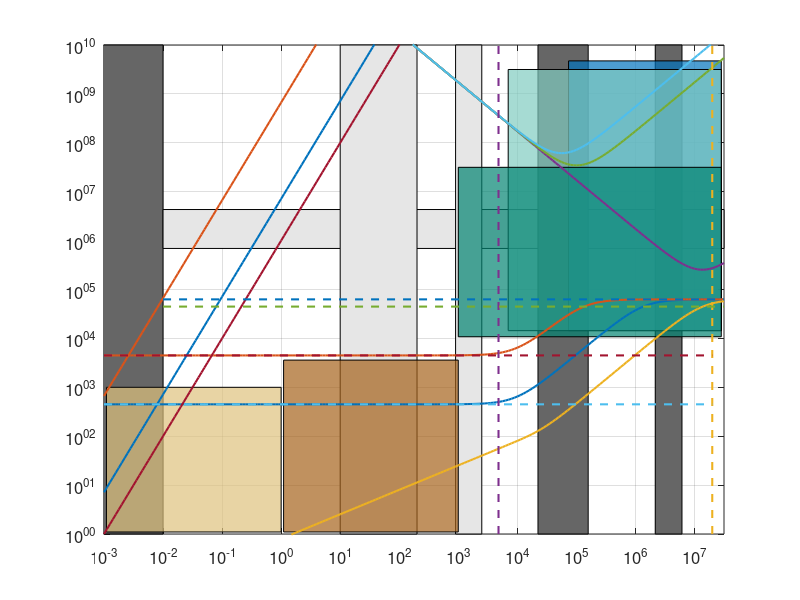

Source code (MATLAB): (Note: this script raises an error after producing the figure.)
% Pedagogical frequency wavenumber diagram
% twnh Sep 08, Aug '11
% Oct '19 Add the Poseidon run. And LES patch.
% Jul '20 Adapt for Computational Oceanography commentary paper

%% Setup
close all
clear
clear global
more off

secs_in_a_day = 86400 ;
secs_in_a_hr  = 3600 ;
secs_in_a_yr  = secs_in_a_day * 365.25 ;
secs_in_age_of_Earth = secs_in_a_yr*4.5e9 ;
gravity = 9.81 ;
depths = [4800, 0.26, 0.082] ;
rho = 1025 ;
fcori = 1e-4 ; % s^-1
Nth=sqrt((10/1020)*(5/250));
Nabyss=sqrt((10/1020)*(.5/2500));

L = 10.^(-3:0.05:7.5) ; % m
T = 10.^(0:0.05:10) ; % s
k = 2*pi./L ;
f = 2*pi./T ;

large_font = 12 ;
transp = 0.7 ;

% Colours from : https://colorbrewer2.org/?type=diverging&scheme=BrBG&n=4
LES_col      = [166, 97, 26]./256 ;
turb_col     = [223,194,125]./256 ;
TAR_col      = [0.0000 0.4470 0.7410] ;     % Matches TAR color in import_CGCM_file.m
AR6_col      = [128,205,193]./256 ;         % Matches AR6 color in import_CGCM_file.m
Poseidon_col = [  1,133,113]./256 ;

%% Plot
figure
set(gca,'XScale','log') ;
set(gca,'YScale','log') ;
set(gca,'FontSize',large_font) ;
set(gca,'XLim',[min(L) max(L)]) ;
set(gca,'YLim',[min(T) max(T)]) ;
set(gca,'XMinortick','off')
set(gca,'YMinortick','off')
original = gca ;
hold on

% Futz grid and labels.
grid on
set(gca,'XMinorgrid','off')
set(gca,'YMinorgrid','off')

% Dissipation scale. Thorpe, p26
Kolmogorov_scale = [6e-5 1e-2] ;
x_dat = [Kolmogorov_scale(1); Kolmogorov_scale(1); Kolmogorov_scale(2); Kolmogorov_scale(2)] ;
y_dat = [min(T); max(T); max(T); min(T)] ;
f1 = fill(x_dat, y_dat, [0.4 0.4 0.4]) ;

% Basin modes.  From Willebrand et al. 1980 and Zhang et al 2005.
x_dat = [Kolmogorov_scale(2); max(L); max(L); Kolmogorov_scale(2)] ;
y_dat = [50; 50;  8;  8].*secs_in_a_day ;
f2 = fill(x_dat, y_dat, [0.9 0.9 0.9]) ;

% Thermocline depth.
Th_scale = [900 2500] ;
x_dat = [Th_scale(1); Th_scale(1); Th_scale(2); Th_scale(2)] ;
y_dat = [min(T); max(T); max(T); min(T)] ;
f4 = fill(x_dat, y_dat, [0.9 0.9 0.9]) ;

% Mixed layer.
ML_scale = [10 200] ;
x_dat = [ML_scale(1); ML_scale(1); ML_scale(2); ML_scale(2)] ;
y_dat = [min(T); max(T); max(T); min(T)] ;
f5 = fill(x_dat, y_dat, [0.9 0.9 0.9]) ;

% Volume accessible with computer.
% LES volume.
x_dat = [1.1 1000 1000 1.1]; y_dat = [1.1 1.1 3600 3600] ;
f6a = fill(x_dat, y_dat,LES_col,'FaceAlpha',transp) ;

% Charles M. says forced turbulent simulations are at ~4000^3 with similar order of
% timesteps. The JHU turbulence database is at 1024^4 (2017; http://turbulence.pha.jhu.edu/). See also Li et al. (Phys Fluid-Dyn. 2008).
x_dat = [min(L)*1.1 min(L)*1000 min(L)*1000 min(L)*1.1]; y_dat = [min(T)*1.1 min(T)*1.1 min(T)*1000 min(T)*1000] ;
f6 = fill(x_dat, y_dat,turb_col,'FaceAlpha',transp) ;

% Deformation radii - taken from Barry's scales.m  July 2012.
RDextmin=sqrt(10*4000)/(fcori*sin(pi*67.5/180));
RDextmax=sqrt(10*6000)/(fcori*sin(pi*23.5/180));
fx1=RDextmin; fx2=RDextmax; fy1=1; fy2=1e10;
fill([fx1 fx2 fx2 fx1 fx1],[fy1 fy1 fy2 fy2 fy1],[.4 .4 .4])
RDintmin=sqrt(10*500*(1/1000))/fcori;
RDintmax=sqrt(10*500*(8/1000))/(fcori*sin(pi*23.5/180));
fx1=RDintmin; fx2=RDintmax; fy1=1; fy2=1e10;
fill([fx1 fx2 fx2 fx1 fx1],[fy1 fy1 fy2 fy2 fy1],[.4 .4 .4])

% TAR DOE PCM run. See CGCM_data_history.numbers
x_dat = [73.7e3 max(L)*0.9 max(L)*0.9 73.7e3]; y_dat = [4*3600 4*3600 150*secs_in_a_yr 150*secs_in_a_yr] ;
f8 = fill(x_dat, y_dat,TAR_col,'FaceAlpha',transp) ;

% HighResMIP AR6 HadGEM3-GC31-HH run. See Roberts et al. (2019)
x_dat = [7e3 max(L)*0.9 max(L)*0.9 7e3]; y_dat = [4*3600 4*3600 100*secs_in_a_yr 100*secs_in_a_yr] ;
f7 = fill(x_dat, y_dat,AR6_col,'FaceAlpha',transp) ;

% Poseidon run
x_dat = [1e3 max(L)*0.9 max(L)*0.9 1e3]; y_dat = [3*3600 3*3600 86400*365 86400*365] ;
f5 = fill(x_dat, y_dat,Poseidon_col,'FaceAlpha',transp) ;

% Internal inertia-gravity waves. This dispersion relation ASSUMES N is uniform!!!!  Thorpe p.53.
m = pi/depths(1) ;
omega = sqrt((Nth^2.*k.^2 + fcori^2*m^2)./(k.^2 + m^2)) ;
p1 = plot(2*pi./k,2*pi./omega,'-','linewidth',1.5) ;
omega = sqrt((Nabyss^2.*k.^2 + fcori^2*m^2)./(k.^2 + m^2)) ;
p2 = plot(2*pi./k,2*pi./omega,'-','linewidth',1.5) ;

% Surface capillary-gravity waves. Lighthill p215, 223.
sfc_T = 0.074 ; % N/m.
omega = sqrt(fcori^2 + (gravity + (sfc_T.*k.^2)./rho).*k.*tanh(k.*depths(1))) ;   % MY GUESS FOR DISPERSION RELATION!!!!!  Lighthill has no Coriolis force!!!
p3 = plot(2*pi./k,2*pi./omega,'-','linewidth',1.5) ;

% Rossby waves
beta = 2*7.27e-5/6371e3 ;    % Equatorial value
for ii = 1:3
    omega = k.*(beta./(k.^2 + fcori^2/(gravity*depths(ii)))) ;
    p4(ii) = plot(2*pi./k,2*pi./omega,'-','linewidth',1.5) ;
end % ii

% Diffusion times. From Carl's suggestion in email 11Jul17
diff_coeffs = [1e-6; 1.4e-7; 1.5e-9] ;      % From Table B.4 (originally from Gill)
for dd = 1:length(diff_coeffs)
    diff_times = L.^2 ./ diff_coeffs(dd) ;
    p5(dd) = plot(L,diff_times,'-','linewidth',1.5) ;
end % dd

% Size of ocean basins
Pac_basin_width = 20000*1e3 ;
p6 = plot([Pac_basin_width Pac_basin_width],[min(T) max(T)],'--','linewidth',1.5) ;
p7 = plot([depths(1) depths(1)],[min(T) max(T)],'--','linewidth',1.5) ;

% Tidal frequencies. OU book, p 71.
off1 = 2 ;
M2_period = 12.42 * secs_in_a_hr ;
p8 = plot([Kolmogorov_scale(2) max(L)],[M2_period M2_period],'--','linewidth',1.5) ;

% Buoyancy frequency
p9 = plot([.001 2e7],(2*pi)/Nth*[1 1],'--','linewidth',1.5) ;
p10 = plot([.001 2e7],(2*pi)/Nabyss*[1 1],'--','linewidth',1.5) ;

% Coriolis frequency
p11 = plot([Kolmogorov_scale(2) max(L)],[2*pi/fcori 2*pi/fcori],'--','linewidth',1.5) ;

%% Futz and finish
set(original,'Box','on');
uistack([p1 p2 p3 p4 p6 p7 p8 p11],'top') ;
uistack([p9 p10],'top') ;

print -dpdf scales_diagram.pdf